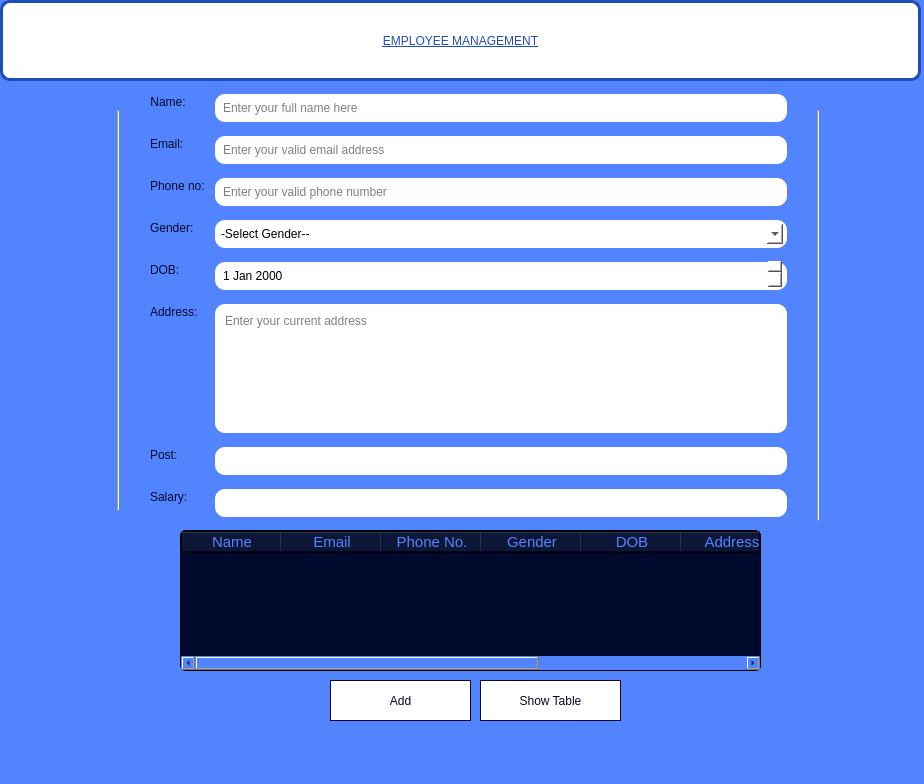
<?xml version="1.0" encoding="UTF-8"?>
<ui version="4.0">
 <class>Form</class>
 <widget class="QWidget" name="Form">
  <property name="geometry">
   <rect>
    <x>0</x>
    <y>0</y>
    <width>924</width>
    <height>784</height>
   </rect>
  </property>
  <property name="windowTitle">
   <string>Form</string>
  </property>
  <property name="styleSheet">
   <string notr="true">background-color: rgb(82, 132, 255);</string>
  </property>
  <widget class="QTableWidget" name="tableWidget">
   <property name="geometry">
    <rect>
     <x>180</x>
     <y>530</y>
     <width>581</width>
     <height>141</height>
    </rect>
   </property>
   <property name="styleSheet">
    <string notr="true">background-color:  rgb(0, 9, 43);
font: 75 8pt &quot;Arial&quot;;
border: 1px groove black;
font: 11pt;
border-radius: 6px;
color: rgb(19, 1, 44);
color: rgb(82, 132, 255);</string>
   </property>
   <column>
    <property name="text">
     <string>Name</string>
    </property>
   </column>
   <column>
    <property name="text">
     <string>Email</string>
    </property>
   </column>
   <column>
    <property name="text">
     <string>Phone No.</string>
    </property>
   </column>
   <column>
    <property name="text">
     <string>Gender</string>
    </property>
   </column>
   <column>
    <property name="text">
     <string>DOB</string>
    </property>
   </column>
   <column>
    <property name="text">
     <string>Address</string>
    </property>
   </column>
   <column>
    <property name="text">
     <string>Post</string>
    </property>
   </column>
   <column>
    <property name="text">
     <string>Salary</string>
    </property>
   </column>
  </widget>
  <widget class="QLabel" name="label_7">
   <property name="geometry">
    <rect>
     <x>0</x>
     <y>0</y>
     <width>921</width>
     <height>81</height>
    </rect>
   </property>
   <property name="styleSheet">
    <string notr="true">text-decoration: underline;
color: rgb(31, 77, 186);
font: 25pt &quot;Arial Rounded MT Bold&quot;;
font: 25pt &quot;Times New Roman&quot;;
background-color: rgb(255, 255, 255);
border: 3px solid rgb(31, 77, 186);
border-radius: 10px;
</string>
   </property>
   <property name="text">
    <string>EMPLOYEE MANAGEMENT</string>
   </property>
   <property name="alignment">
    <set>Qt::AlignCenter</set>
   </property>
  </widget>
  <widget class="QPushButton" name="btnToggleTable">
   <property name="geometry">
    <rect>
     <x>480</x>
     <y>680</y>
     <width>141</width>
     <height>41</height>
    </rect>
   </property>
   <property name="styleSheet">
    <string notr="true">background-color: rgb(255, 255, 255);
color:  rgb(0, 9, 43);
font: 10pt &quot;Bell MT&quot;;
border: 1px groove rgb(0, 9, 43);
</string>
   </property>
   <property name="text">
    <string>Show Table</string>
   </property>
  </widget>
  <widget class="QWidget" name="formLayoutWidget">
   <property name="geometry">
    <rect>
     <x>150</x>
     <y>90</y>
     <width>641</width>
     <height>431</height>
    </rect>
   </property>
   <layout class="QFormLayout" name="formLayout">
    <item row="0" column="0">
     <widget class="QLabel" name="lName">
      <property name="styleSheet">
       <string notr="true">color: rgb(0, 9, 43);
font: 10pt &quot;Arial Rounded MT Bold&quot;;
</string>
      </property>
      <property name="text">
       <string>Name:</string>
      </property>
      <property name="alignment">
       <set>Qt::AlignCenter</set>
      </property>
     </widget>
    </item>
    <item row="0" column="1">
     <widget class="QLineEdit" name="txtName">
      <property name="styleSheet">
       <string notr="true">background-color: rgb(255, 255, 255);
margin: 4px;
padding: 6px;
border:none;
border-radius: 10px;


</string>
      </property>
      <property name="placeholderText">
       <string>Enter your full name here</string>
      </property>
     </widget>
    </item>
    <item row="1" column="0">
     <widget class="QLabel" name="lEmail">
      <property name="styleSheet">
       <string notr="true">color: rgb(0, 9, 43);
font: 10pt &quot;Arial Rounded MT Bold&quot;;
</string>
      </property>
      <property name="text">
       <string>Email:</string>
      </property>
     </widget>
    </item>
    <item row="1" column="1">
     <widget class="QLineEdit" name="txtEmail">
      <property name="styleSheet">
       <string notr="true">background-color: rgb(255, 255, 255);
margin: 4px;
padding: 6px;
border:none;
border-radius: 10px;


</string>
      </property>
      <property name="placeholderText">
       <string>Enter your valid email address</string>
      </property>
     </widget>
    </item>
    <item row="2" column="0">
     <widget class="QLabel" name="lMobileno">
      <property name="styleSheet">
       <string notr="true">color: rgb(0, 9, 43);
font: 10pt &quot;Arial Rounded MT Bold&quot;;
</string>
      </property>
      <property name="text">
       <string>Phone no:</string>
      </property>
     </widget>
    </item>
    <item row="2" column="1">
     <widget class="QLineEdit" name="txtMobileno">
      <property name="styleSheet">
       <string notr="true">background-color: rgb(255, 255, 255);
margin: 4px;
padding: 6px;
border:none;
border-radius: 10px;


</string>
      </property>
      <property name="placeholderText">
       <string>Enter your valid phone number</string>
      </property>
     </widget>
    </item>
    <item row="3" column="0">
     <widget class="QLabel" name="lGender">
      <property name="styleSheet">
       <string notr="true">color: rgb(0, 9, 43);
font: 10pt &quot;Arial Rounded MT Bold&quot;;
</string>
      </property>
      <property name="text">
       <string>Gender:</string>
      </property>
     </widget>
    </item>
    <item row="3" column="1">
     <widget class="QComboBox" name="txtCombobox">
      <property name="styleSheet">
       <string notr="true">background-color: rgb(255, 255, 255);
margin: 4px;
padding: 6px;
border:none;
border-radius: 10px;


</string>
      </property>
      <item>
       <property name="text">
        <string>-Select Gender--</string>
       </property>
      </item>
      <item>
       <property name="text">
        <string>Male</string>
       </property>
      </item>
      <item>
       <property name="text">
        <string>Female</string>
       </property>
      </item>
      <item>
       <property name="text">
        <string>Other</string>
       </property>
      </item>
     </widget>
    </item>
    <item row="4" column="0">
     <widget class="QLabel" name="lDob">
      <property name="styleSheet">
       <string notr="true">color: rgb(0, 9, 43);
font: 10pt &quot;Arial Rounded MT Bold&quot;;
</string>
      </property>
      <property name="text">
       <string>DOB:</string>
      </property>
     </widget>
    </item>
    <item row="4" column="1">
     <widget class="QDateEdit" name="txtDate">
      <property name="styleSheet">
       <string notr="true">background-color: rgb(255, 255, 255);
margin: 4px;
padding: 6px;
border:none;
border-radius: 10px;


</string>
      </property>
     </widget>
    </item>
    <item row="5" column="0">
     <widget class="QLabel" name="lAddress">
      <property name="styleSheet">
       <string notr="true">color: rgb(0, 9, 43);
font: 10pt &quot;Arial Rounded MT Bold&quot;;
</string>
      </property>
      <property name="text">
       <string>Address:</string>
      </property>
     </widget>
    </item>
    <item row="5" column="1">
     <widget class="QTextEdit" name="txtAddress">
      <property name="styleSheet">
       <string notr="true">background-color: rgb(255, 255, 255);
margin: 4px;
padding: 6px;
border:none;
border-radius: 10px;


</string>
      </property>
      <property name="placeholderText">
       <string>Enter your current address</string>
      </property>
     </widget>
    </item>
    <item row="6" column="0">
     <widget class="QLabel" name="label_2">
      <property name="styleSheet">
       <string notr="true">color: rgb(0, 9, 43);
font: 10pt &quot;Arial Rounded MT Bold&quot;;
</string>
      </property>
      <property name="text">
       <string>Post:</string>
      </property>
     </widget>
    </item>
    <item row="6" column="1">
     <widget class="QLineEdit" name="txtPost">
      <property name="styleSheet">
       <string notr="true">background-color: rgb(255, 255, 255);
margin: 4px;
padding: 6px;
border:none;
border-radius: 10px;


</string>
      </property>
     </widget>
    </item>
    <item row="7" column="0">
     <widget class="QLabel" name="label_3">
      <property name="styleSheet">
       <string notr="true">color: rgb(0, 9, 43);
font: 10pt &quot;Arial Rounded MT Bold&quot;;
background-color: none;
</string>
      </property>
      <property name="text">
       <string>Salary:</string>
      </property>
     </widget>
    </item>
    <item row="7" column="1">
     <widget class="QLineEdit" name="txtSalary">
      <property name="styleSheet">
       <string notr="true">background-color: rgb(255, 255, 255);
margin: 4px;
padding: 6px;
border:none;
border-radius: 10px;


</string>
      </property>
     </widget>
    </item>
   </layout>
  </widget>
  <widget class="QPushButton" name="btnAdd">
   <property name="geometry">
    <rect>
     <x>330</x>
     <y>680</y>
     <width>141</width>
     <height>41</height>
    </rect>
   </property>
   <property name="styleSheet">
    <string notr="true">background-color: rgb(255, 255, 255);
color:  rgb(0, 9, 43);
font: 10pt &quot;Bell MT&quot;;
border: 1px groove rgb(0, 9, 43);</string>
   </property>
   <property name="text">
    <string>Add</string>
   </property>
  </widget>
  <widget class="QLabel" name="label">
   <property name="geometry">
    <rect>
     <x>-70</x>
     <y>460</y>
     <width>1001</width>
     <height>331</height>
    </rect>
   </property>
   <property name="text">
    <string/>
   </property>
   <property name="pixmap">
    <pixmap>../../OneDrive/Desktop/tempedit.png</pixmap>
   </property>
   <property name="scaledContents">
    <bool>true</bool>
   </property>
  </widget>
  <widget class="QLabel" name="label_4">
   <property name="geometry">
    <rect>
     <x>460</x>
     <y>510</y>
     <width>481</width>
     <height>241</height>
    </rect>
   </property>
   <property name="text">
    <string/>
   </property>
   <property name="pixmap">
    <pixmap>../../OneDrive/Desktop/temp12.png</pixmap>
   </property>
   <property name="scaledContents">
    <bool>true</bool>
   </property>
  </widget>
  <widget class="Line" name="line">
   <property name="geometry">
    <rect>
     <x>110</x>
     <y>110</y>
     <width>16</width>
     <height>401</height>
    </rect>
   </property>
   <property name="styleSheet">
    <string notr="true">color: rgb(255, 255, 255);
background-color: none;</string>
   </property>
   <property name="orientation">
    <enum>Qt::Vertical</enum>
   </property>
  </widget>
  <widget class="Line" name="line_2">
   <property name="geometry">
    <rect>
     <x>810</x>
     <y>110</y>
     <width>16</width>
     <height>411</height>
    </rect>
   </property>
   <property name="styleSheet">
    <string notr="true">color: rgb(255, 255, 255);
background-color: none;</string>
   </property>
   <property name="orientation">
    <enum>Qt::Vertical</enum>
   </property>
  </widget>
  <zorder>label</zorder>
  <zorder>label_4</zorder>
  <zorder>tableWidget</zorder>
  <zorder>label_7</zorder>
  <zorder>btnToggleTable</zorder>
  <zorder>formLayoutWidget</zorder>
  <zorder>btnAdd</zorder>
  <zorder>line</zorder>
  <zorder>line_2</zorder>
 </widget>
 <resources/>
 <connections/>
</ui>
